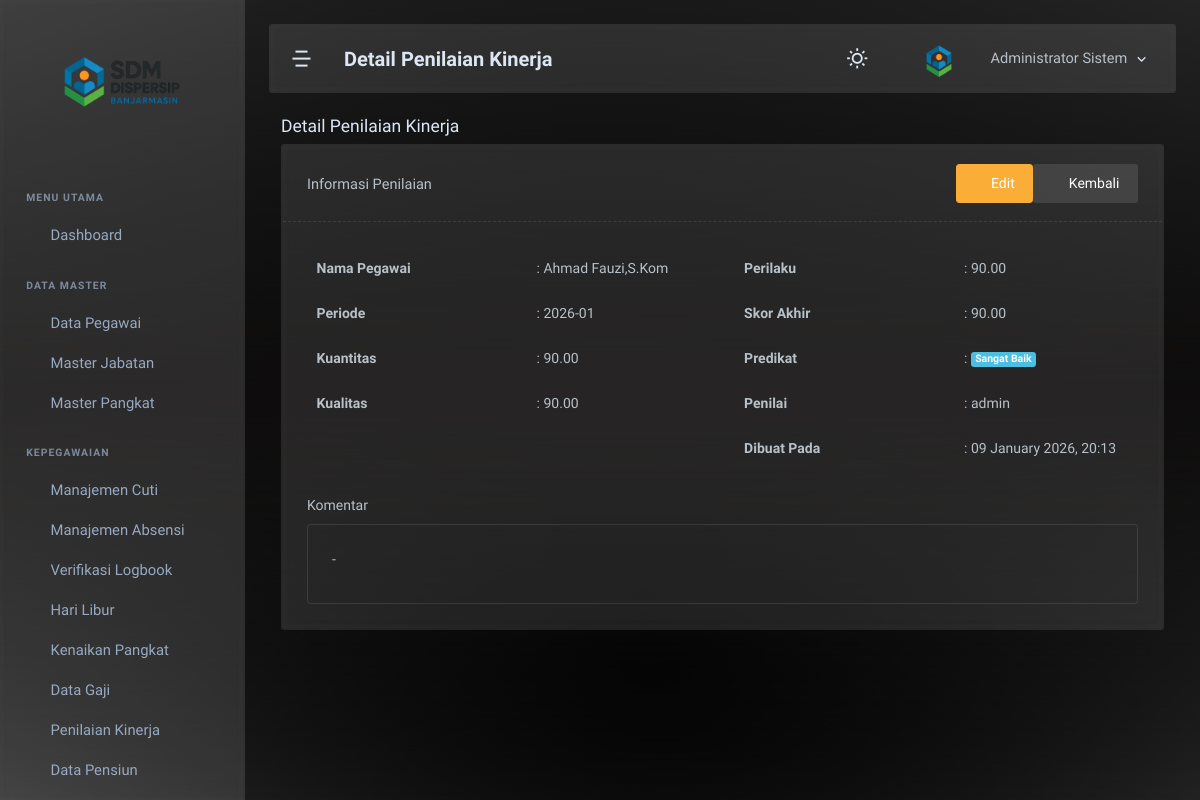
The page /admin/penilaian_kinerja/detail.php?id=3 (signed in) on the database its author committed.
### tables this page shows
CREATE TABLE `penilaian_kinerja` (
  `penilaian_id` int NOT NULL,
  `pegawai_id` int NOT NULL,
  `periode` char(7) NOT NULL,
  `nilai_kuantitas` decimal(5,2) DEFAULT '0.00',
  `nilai_kualitas` decimal(5,2) DEFAULT '0.00',
  `nilai_perilaku` decimal(5,2) DEFAULT '0.00',
  `komentar` text,
  `penilai_user_id` int DEFAULT NULL,
  `skor_akhir` decimal(5,2) GENERATED ALWAYS AS ((((coalesce(`nilai_kuantitas`,0) + coalesce(`nilai_kualitas`,0)) + coalesce(`nilai_perilaku`,0)) / 3)) STORED,
  `created_at` datetime DEFAULT CURRENT_TIMESTAMP
);

CREATE TABLE `pegawai` (
  `pegawai_id` int NOT NULL,
  `user_id` int DEFAULT NULL,
  `nik` varchar(20) NOT NULL,
  `nip` varchar(30) DEFAULT NULL,
  `nama_lengkap` varchar(150) NOT NULL,
  `jk` enum('L','P') NOT NULL,
  `tgl_lahir` date DEFAULT NULL,
  `status_kepegawaian` enum('PNS','PPPK','Honorer','Kontrak') NOT NULL,
  `jabatan_id` int DEFAULT NULL,
  `pangkat_id` int DEFAULT NULL,
  `tgl_mulai_kerja` date DEFAULT NULL,
  `alamat` text,
  `status_aktif` enum('Aktif','Pensiun','Pindah','Meninggal','Nonaktif') DEFAULT 'Aktif',
  `tmt_pensiun` date DEFAULT NULL,
  `created_at` datetime DEFAULT CURRENT_TIMESTAMP,
  `updated_at` datetime DEFAULT CURRENT_TIMESTAMP ON UPDATE CURRENT_TIMESTAMP
);

CREATE TABLE `users` (
  `user_id` int NOT NULL,
  `username` varchar(50) DEFAULT NULL,
  `password` varchar(255) NOT NULL,
  `role` enum('admin','pegawai','verifikator') NOT NULL DEFAULT 'pegawai',
  `status` enum('Aktif','Nonaktif') DEFAULT 'Aktif',
  `created_at` datetime DEFAULT CURRENT_TIMESTAMP,
  `updated_at` datetime DEFAULT CURRENT_TIMESTAMP ON UPDATE CURRENT_TIMESTAMP
);

### config/koneksi.php (called while the page is built, shortened)
<?php
function getPredikatKinerja($skor) {
    if ($skor >= 90) return 'Sangat Baik';
    return 'Sangat Kurang';
}
?>

### admin/penilaian_kinerja/detail.php (the view, shortened to what this page needs)
<?php
require_once '../../config/koneksi.php';
$id = isset($_GET['id']) ? intval($_GET['id']) : 0;
$sql = "SELECT pk.*, p.nama_lengkap, u.username AS penilai_username
        FROM penilaian_kinerja pk
        JOIN pegawai p ON pk.pegawai_id=p.pegawai_id
        LEFT JOIN users u ON pk.penilai_user_id=u.user_id
        WHERE pk.penilaian_id=?";
$stmt = mysqli_prepare($koneksi, $sql);
mysqli_stmt_bind_param($stmt, 'i', $id);
mysqli_stmt_execute($stmt);
$res = mysqli_stmt_get_result($stmt);
$d = mysqli_fetch_assoc($res);
include '../../includes/header.php';
include '../../includes/sidebar.php';
include '../../includes/navbar.php';
?>
<div class="page-container"><div class="page-content"><div class="container-xxl">
<div class="row"><div class="col-12"><div class="page-title-box"><h4 class="page-title">Detail Penilaian Kinerja</h4></div></div></div>
<div class="card"><div class="card-header border-bottom border-dashed d-flex justify-content-between align-items-center"><h5 class="card-title mb-0">Informasi Penilaian</h5><div><?php if ($_SESSION['role'] === 'admin'): ?><a href="/sdm_dispersip/admin/penilaian_kinerja/edit.php?id=<?php echo $id; ?>" class="btn btn-warning"><i class="ti ti-pencil me-1"></i>Edit</a><?php endif; ?><a href="<?php echo ($_SESSION['role'] === 'verifikator') ? '/sdm_dispersip/verifikator/penilaian_kinerja.php' : '/sdm_dispersip/admin/penilaian_kinerja/penilaian_kinerja.php'; ?>" class="btn btn-light"><i class="ti ti-arrow-left me-1"></i>Kembali</a></div></div>
<div class="card-body"><div class="row">
<div class="col-md-6"><table class="table table-borderless">
<tr><th width="220">Nama Pegawai</th><td>: <?php echo htmlspecialchars($d['nama_lengkap']); ?></td></tr>
<tr><th>Periode</th><td>: <?php echo htmlspecialchars($d['periode']); ?></td></tr>
<tr><th>Kuantitas</th><td>: <?php echo htmlspecialchars(number_format((float)$d['nilai_kuantitas'],2)); ?></td></tr>
<tr><th>Kualitas</th><td>: <?php echo htmlspecialchars(number_format((float)$d['nilai_kualitas'],2)); ?></td></tr>
</table></div>
<div class="col-md-6"><table class="table table-borderless">
<tr><th width="220">Perilaku</th><td>: <?php echo htmlspecialchars(number_format((float)$d['nilai_perilaku'],2)); ?></td></tr>
<tr><th>Skor Akhir</th><td>: <?php echo htmlspecialchars(number_format((float)$d['skor_akhir'],2)); ?></td></tr>
<tr><th>Predikat</th><td>: <span class="badge bg-info"><?php echo htmlspecialchars(getPredikatKinerja((float)$d['skor_akhir'])); ?></span></td></tr>
<tr><th>Penilai</th><td>: <?php echo htmlspecialchars($d['penilai_username'] ?? '-'); ?></td></tr>
<tr><th>Dibuat Pada</th><td>: <?php echo $d['created_at'] ? date('d F Y, H:i', strtotime($d['created_at'])) : '-'; ?></td></tr>
</table></div>
</div>
<div class="row"><div class="col-12"><label class="form-label">Komentar</label><div class="border rounded p-3" style="min-height:80px;"><?php echo $d['komentar'] ? nl2br(htmlspecialchars($d['komentar'])) : '-'; ?></div></div></div>
</div></div>
</div></div></div>
<?php include '../../includes/footer.php'; ?>

### rows shown on the page
penilaian_kinerja: pegawai.nama_lengkap "Ahmad Fauzi,S.Kom", periode "2026-01", nilai_kuantitas "90.00", nilai_kualitas "90.00", nilai_perilaku "90.00", skor_akhir "90.00", skor_akhir "Sangat Baik", penilai_user.username "admin", created_at "09 January 2026, 20:13"

### other values the page prints
$page_title "Detail Penilaian Kinerja"
$_SESSION['nama_lengkap'] "Administrator Sistem"
